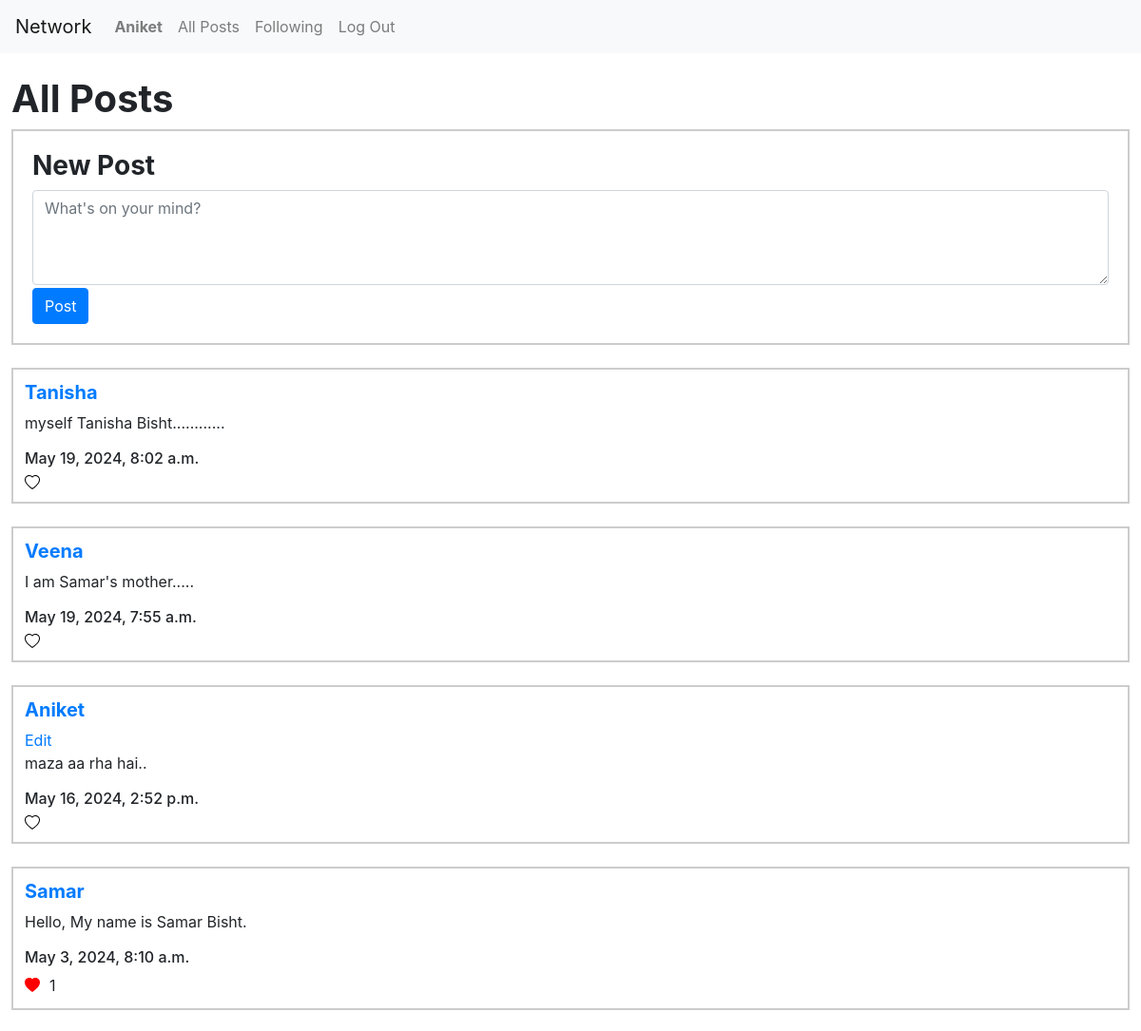
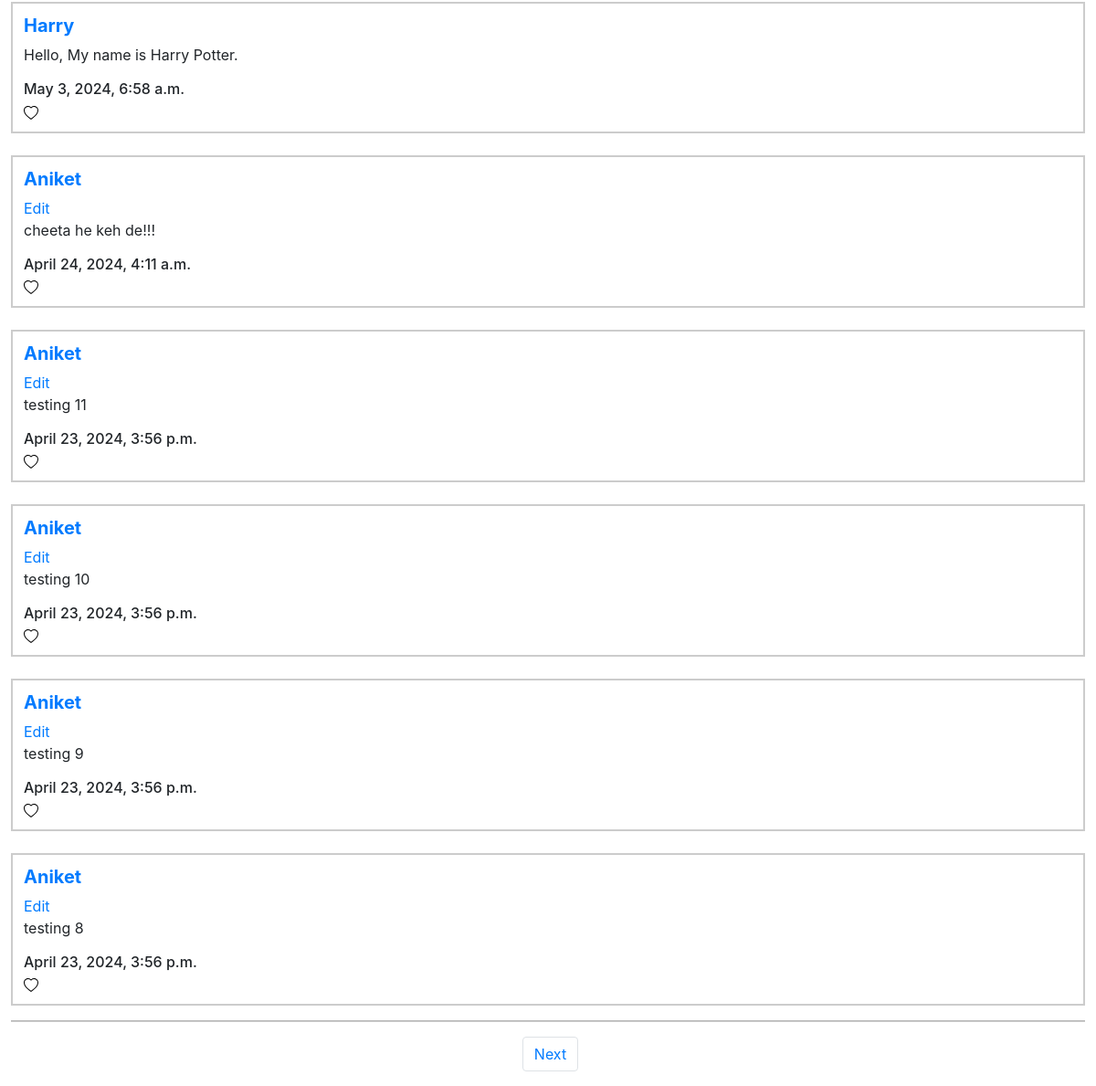
Screenshot of / (signed in) with the database file from the repository (2 pictures, top to bottom).
### network/models.py (models this page shows, shortened)
class User(AbstractUser):
    profile_picture = models.CharField(max_length=10000, null=True)
    profile_name = models.CharField(max_length=50, null=True)

class Post(models.Model):
    user =  models.ForeignKey(User, on_delete=models.CASCADE, related_name="author")
    thought = models.CharField(max_length=10000)
    timestamp = models.DateTimeField(auto_now_add=True)
    likes = models.IntegerField(default=0)

### network/views.py (the view)
# urls.py: path("", views.index, name="index"),
def index(request):
    all_posts = Post.objects.all().order_by("id").reverse()
    paginator = Paginator(all_posts, 10)
    page_number = request.GET.get('page')
    posts_of_the_page = paginator.get_page(page_number)
    all_likes = Like.objects.all()
    who_you_liked = []
    try:
        for i in all_likes:
            if i.user.id == request.user.id:
                who_you_liked.append(i.post.id)
    except:
        who_you_liked = []
    return render(request, "network/index.html", {
        "all_posts_placeholder": all_posts,
        "posts_of_the_page_placeholder": posts_of_the_page,
        "likes_placeholder": who_you_liked
    })

### network/templates/network/index.html (shortened to what this page needs)
{% extends "network/layout.html" %}
{% block body %}
    <br>
    <h1 class="heading"><strong>All Posts</strong></h1>
    {% if user.is_authenticated %}
        <div class="new_post_container">
            <h3><strong> New Post </strong></h3>
            <form action="{% url 'create_new_post' %}" method="post">
                <textarea name="new_post_data" class="form-control form-style" placeholder="What's on your mind?" id="floatingTextarea2" style="height: 100px"></textarea>
                <button type="submit" class="btn btn-primary post-btn">Post</button>
            </form>
        </div>
    {% endif %}
    {% for i in posts_of_the_page_placeholder %}
        <br>
        <div class="all_post">
            <h5><strong><a href="{% url 'profile' user_id=i.user.id %}">{{ i.user }}</a></strong></h5>
            {% if i.user == user %}
                <a data-bs-toggle="modal" data-bs-target="#modal_edit_post_{{ i.id }}" href="#">Edit</a>
            {% endif %}
            <p id="content_{{ i.id }}">{{ i.thought }}</p>
            <h6 class="timestamp">{{ i.timestamp }}</h6>
            <div class="likes_count_container">
                <button class="opaque-button" id="like_handler{{i.id}}" type="button" onclick="like_handler({{ i.id }})">
                    {% if i.id in likes_placeholder %}
                        <svg xmlns="http://www.w3.org/2000/svg" width="16" height="16" fill="currentColor" class="bi bi-heart-fill" viewBox="0 0 16 16" style="color: red;">
                            <path fill-rule="evenodd" d="M8 1.314C12.438-3.248 23.534 4.735 8 15-7.534 4.736 3.562-3.248 8 1.314"/>
                        </svg>
                    {% endif %}
                </button>
                <p class="likes_count" id="likes_count{{i.id}}">
                    {% if i.likes != 0 %}
                        {{ i.likes }}
                    {% endif %}
                </p>
            </div>
        </div>
    {% endfor %}
    <hr>
    <nav aria-label="Page navigation example">
        <ul class="pagination d-flex justify-content-center">
            {% if posts_of_the_page_placeholder.has_next %}
                <li class="page-item" style="margin-left: 5px"><a class="page-link" href="?page={{ posts_of_the_page_placeholder.next_page_number }}">Next</a></li>
            {% endif %}
        </ul>
    </nav>
{% endblock %}

### network/templates/network/layout.html (shortened to what this page needs)
{% load static %}
<!DOCTYPE html>
<html lang="en">
    <head>
        <link rel="stylesheet" href="https://stackpath.bootstrapcdn.com/bootstrap/4.4.1/css/bootstrap.min.css">
        <link href="{% static 'network/styles.css' %}" rel="stylesheet">
    </head>
    <body>
        <nav class="navbar navbar-expand-lg navbar-light bg-light">
            <a class="navbar-brand" href="#">Network</a>
            <div>
              <ul class="navbar-nav mr-auto">
                {% if user.is_authenticated %}
                    <li class="nav-item">
                        <a class="nav-link" href="{% url 'profile' user_id=user.id %}"><strong>{{ user.username }}</strong></a>
                    </li>
                {% endif %}
                <li class="nav-item">
                  <a class="nav-link" href="{% url 'index' %}">All Posts</a>
                </li>
                {% if user.is_authenticated %}
                    <li class="nav-item">
                        <a class="nav-link" href="{% url 'following_post' user_id=user.id %}">Following</a>
                    </li>
                    <li class="nav-item">
                        <a class="nav-link" href="{% url 'logout' %}">Log Out</a>
                    </li>
                {% endif %}
              </ul>
            </div>
          </nav>
        <div class="body">
            {% block body %}
            {% endblock %}
        </div>
    </body>
</html>

### network/static/network/styles.css (style rules this page uses)
.heading { margin-left: 1%; }
.new_post_container { width: 98%; margin: 0 auto; padding: 20px; border: 2px solid #ccc; box-sizing: border-box; }
.post-btn { margin-top: 3px; }
.all_post { width: 98%; border: 2px solid #ccc; margin: 0 auto; padding: 12px; }
hr { background-color: #ccc; width: 98%; height: 1px; }
.opaque-button { background-color: white; border: none; cursor: pointer; padding: 0%; display: flex; }
.likes_count_container { display: flex; align-items: center; gap: 10px; margin: 0%; }
.likes_count { margin: 0; font-size: 16px; }

### rows the page displays
User: username "Aniket"
Post: user "Tanisha", thought "myself Tanisha Bisht............", timestamp "May 19, 2024, 8:02 a.m."
Post: user "Veena", thought "I am Samar's mother.....", timestamp "May 19, 2024, 7:55 a.m."
Post: user "Aniket", thought "maza aa rha hai..", timestamp "May 16, 2024, 2:52 p.m."
Post: user "Samar", thought "Hello, My name is Samar Bisht.", timestamp "May 3, 2024, 8:10 a.m.", likes "1"
Post: user "Harry", thought "Hello, My name is Harry Potter.", timestamp "May 3, 2024, 6:58 a.m."
Post: user "Aniket", thought "cheeta he keh de!!!", timestamp "April 24, 2024, 4:11 a.m."
Post: user "Aniket", thought "testing 11", timestamp "April 23, 2024, 3:56 p.m."
Post: user "Aniket", thought "testing 10", timestamp "April 23, 2024, 3:56 p.m."
Post: user "Aniket", thought "testing 9", timestamp "April 23, 2024, 3:56 p.m."
Post: user "Aniket", thought "testing 8", timestamp "April 23, 2024, 3:56 p.m."
